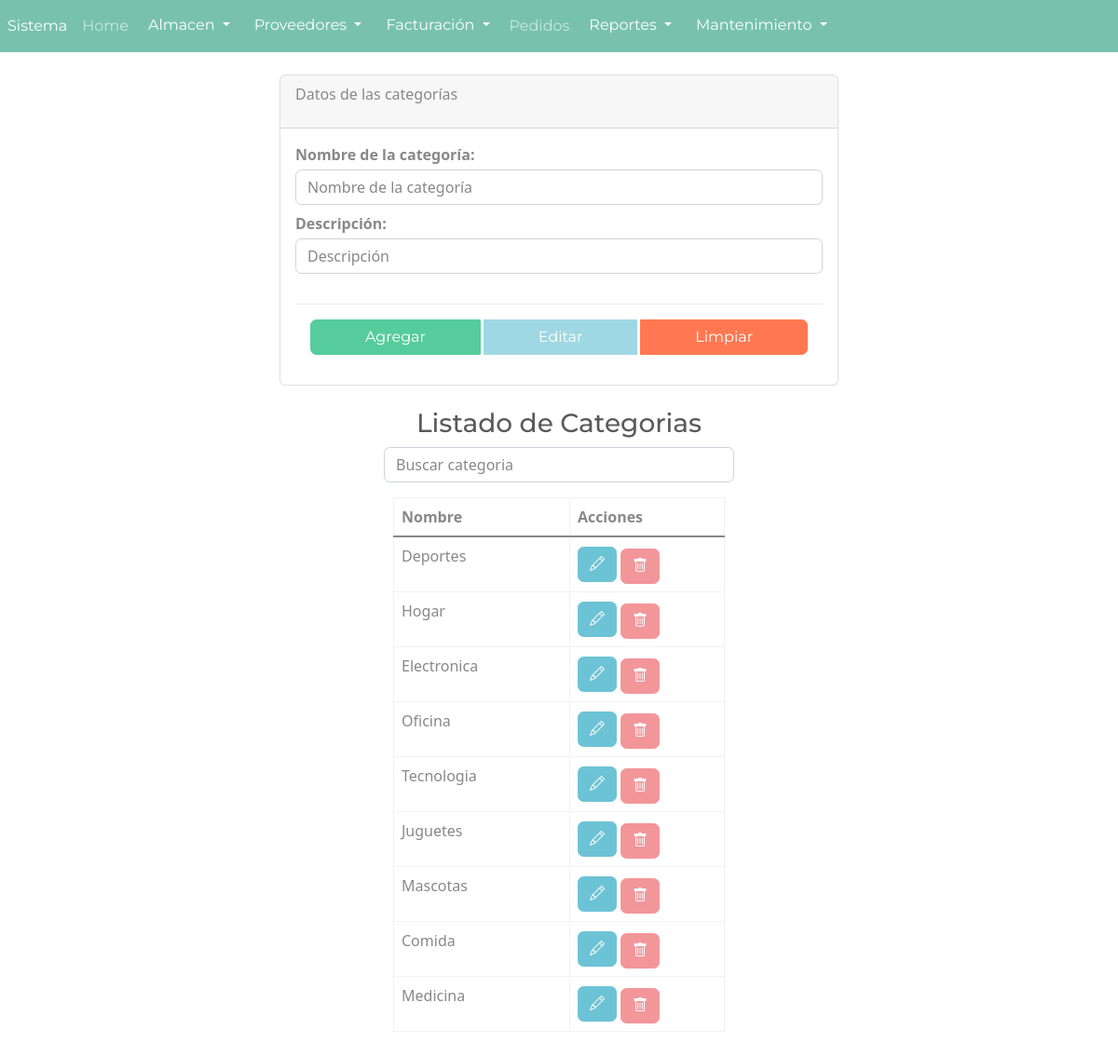
The page /admin/index.php?url=crearCategoria (signed in) on the database its author committed.
### tables this page shows
CREATE TABLE `categoria` (
  `id_categoria` int(11) NOT NULL,
  `categoria` varchar(100) NOT NULL,
  `descripcion` varchar(255) NOT NULL
);

### admin/content/controller/crearCategoriaController.php (called while the page is built, shortened)
<?php
$accion = (isset($_POST['accion']))?$_POST['accion']:"";
$categoria=categorias::consultarCategoria();
include_once("view/categorias/crearCategoriaView.php");
?>

### admin/index.php (called while the page is built, shortened)
<?php
$IndexSystem = new frontController($_REQUEST);
?>

### admin/content/models/categoriasModel.php (called while the page is built, shortened)
<?php
class categoriasModel extends BD {
    public function  __construct($id_categoria,$categoria,$descripcion_categoria,$id_proveedores,$nombre_proveedor,$costo,$id_articulos,$nombre_articulo,$codigo_articulo,$descripcion,$precio_venta,$imagen,$cantidad,$estado,$descuento){
        $this->id_categoria=$id_categoria;
        $this->categoria=$categoria;
    }
    public static function consultarCategoria(){
        $listaCategoria=[];
        $conexionBD=BD::crearInstancia();
        $sql=$conexionBD->query("SELECT * FROM categoria");
        foreach($sql->fetchAll() as $categoria){
            $listaCategoria[]=new categoriasModel($categoria['id_categoria'],$categoria['categoria'],$categoria['descripcion'],$articulos['id_proveedores'],$articulos['nombre_proveedor'],$articulos['costo'],$articulos['id_articulos'],$articulos['nombre_articulo'],$articulos['codigo_articulo'],$articulos['descripcion'],$articulos['precio_venta'],$articulos['imagen'],$articulos['cantidad'],$articulos['estado'],$articulos['descuento']);
        }
        return $listaCategoria;
    }
}
?>

### admin/view/categorias/consultarCategoriasView.php (the view, shortened to what this page needs)
<div class="row m-0 center">
    <div class="col-md-4 col-sm-12 col-xs-12">
        <h3 class="text-center mb-2">Listado de Categorias</h3>
        <div class="mb-3">
            <form action="" method="post">
            <input type="text" name="" id="" class="form-control" placeholder="Buscar categoria" aria-describedby="helpId">
            </form>
        </div>
    </div>
</div>
<div class="container">
    <div class="row center">
        <div class="col-md-4">
            <table class="table table-bordered table-responsive">
                <thead>
                    <tr>
                        <th>Nombre</th>
                        <th>Acciones</th>
                    </tr>
                </thead>
                <tbody>
                <?php foreach($categoria as $cat) { ?>
                    <tr id="categoria<?php echo $cat->id_categoria; ?>" class="">
                        <td width="10" id="categoria2" name="categoria2"><?php echo $cat->categoria; ?></td>
                        <td width="10">
                            <form method="POST">
                                <button type="submit" name="accion" id="seleccionar" class="btn btn-info seleccionar" value="seleccionar">
                                    <i class="bi bi-pencil text-light"></i>
                                </button>
                                <a name="borrar" id="<?php echo $cat->id_categoria ?>" class="btn btn-secondary mt-1 borrar_categoria">
                                    <i class="bi bi-trash text-light"></i>
                                </a>
                            </form>
                        </td>
                    </tr>
                <?php } ?>
                </tbody>
            </table>
        </div>
    </div>
</div>

### admin/content/controller/frontController.php (shortened to what this page needs)
<?php
class frontController extends sysconfig{
    private $url;
    public function  __construct($request){
        if(isset($request["url"])){
            $this->url=$request["url"];
            $this->validarURL();
        }
        else{
            die("<script>location='?url=login'</script>");
        }
    }
    private function validarURL(){
        $url = preg_match_all("/^[a-zA-Z0-9-@\/.=:_#$ ]{1,700}$/",$this->url);
        if($url == 1){
            $this->Cargar_Pagina($this->url);
        }else{
            die('LA URL INGRESADA ES INVÁLIDA');
        }
    }
    private function Cargar_Pagina($url){
        if(file_exists("content/controller/".$url."controller.php")){
            require_once("content/controller/".$url."controller.php");
        }else{
            die("<script>location='?url=error'</script>");
        }
    }
}
?>

### admin/view/categorias/crearCategoriaView.php (shortened to what this page needs)
<!DOCTYPE html>
<html lang="en">
<head>
    <?php $head->Heading(); ?>
</head>
<body>
<?php require_once "content/component/initComponent.php"; ?>
<div class="offset-md-3 col-md-6">
    <br>
    <div class="card">
        <div class="card-header">
            <p class="p-0">Datos de las categorías</p>
        </div>
        <div class="card-body">
            <form method="POST" enctype="multipart/form-data" id="form-crearCategorias">
                <div class = "form-group">
                    <label for="categoria" class="fw-bold mb-1">Nombre de la categoría: </label>
                    <input type="text" required class="form-control mb-2" id="categoria" name="categoria" value="<?php echo $categoriaPorID->categoria; ?>" placeholder="Nombre de la categoría">
                </div>
                <div class="form-group">
                    <label for="descripcion" class="fw-bold mb-1">Descripción:</label>
                    <input type="text" required class="form-control mb-2" id="descripcion" name="descripcion" value="<?php echo $categoriaPorID->descripcion; ?>" placeholder="Descripción">
                </div>
                <br>
                <div class="btn-group modal-footer" role="group" aria-label="">
                    <button type="submit" name="accion" value="Agregar" class="btn btn-success" <?php echo ($accion=="seleccionar")?"disabled":""; ?>>Agregar</button>
                    <button type="submit" name="accion" value="Editar" class="btn btn-info" <?php echo ($accion!="seleccionar")?"disabled":""; ?>>Editar</button>
                    <a name="limpiar" value="Limpiar" class="btn btn-danger" onclick="limpiar();">Limpiar</a>
                </div>
            </form>
        </div>
    </div>
    <br>
</div>
<?php include_once("view/categorias/consultarCategoriasView.php"); ?>
</body>
<br><br>
</html>

### admin/content/component/headElement.php (shortened to what this page needs)
<?php
class headElement{
    static public function Heading(){
        echo (
            '
            <meta charset="utf-8">
            <meta name="viewport" content="width=device-width, initial-scale=1, shrink-to-fit=no">
            <meta name="author" content="Grupo 2">
            <meta name="description" content="Proyecto Uptaeb">
            <link rel="stylesheet" href="asset/fonts/bootstrap-icons.css">
            <link rel="stylesheet" href="asset/css/app.css">
            <link rel="stylesheet" href="asset/css/error.css">
            <link rel="stylesheet" href="asset/css/bootstrap-minty.min.css">
            '
        );
    }
}
?>

### admin/content/component/initComponent.php (shortened to what this page needs)
<nav class="navbar navbar-expand navbar-dark bg-primary">
    <div class="nav navbar-nav">
        <a class="nav-item nav-link active" href="#">Sistema <span class="visually-hidden">(current)</span></a>
        <a class="nav-item nav-link" href="?url=admin">Home</a>
        <div class="dropdown">
            <button class="btn btn-primary dropdown-toggle" type="button" id="triggerId" data-bs-toggle="dropdown" aria-haspopup="true"
                aria-expanded="false">
                Almacen
            </button>
        </div>
        <div class="dropdown">
            <button class="btn btn-primary dropdown-toggle" type="button" id="triggerId" data-bs-toggle="dropdown" aria-haspopup="true"
                aria-expanded="false">
                Proveedores
            </button>
        </div>
        <div class="dropdown">
            <button class="btn btn-primary dropdown-toggle" type="button" id="triggerId" data-bs-toggle="dropdown" aria-haspopup="true"
                aria-expanded="false">
                Facturación
            </button>
        </div>
        <a class="nav-item nav-link" href="?url=pedidos">Pedidos</a>
        <div class="dropdown">
            <button class="btn btn-primary dropdown-toggle" type="button" id="triggerId" data-bs-toggle="dropdown" aria-haspopup="true"
                aria-expanded="false">
                Reportes
            </button>
        </div>
        <div class="dropdown">
            <button class="btn btn-primary dropdown-toggle" type="button" id="triggerId" data-bs-toggle="dropdown" aria-haspopup="true"
                aria-expanded="false">
                Mantenimiento
            </button>
        </div>
    </div>
</nav>

### admin/asset/css/app.css (style rules this page uses)
* { box-sizing: border-box; margin: 0; padding: 0; }
.center { display: flex; align-items: center; justify-content: center; }

### rows shown on the page
categoria: categoria "Deportes"
categoria: categoria "Hogar"
categoria: categoria "Electronica"
categoria: categoria "Oficina"
categoria: categoria "Tecnologia"
categoria: categoria "Juguetes"
categoria: categoria "Mascotas"
categoria: categoria "Comida"
categoria: categoria "Medicina"
